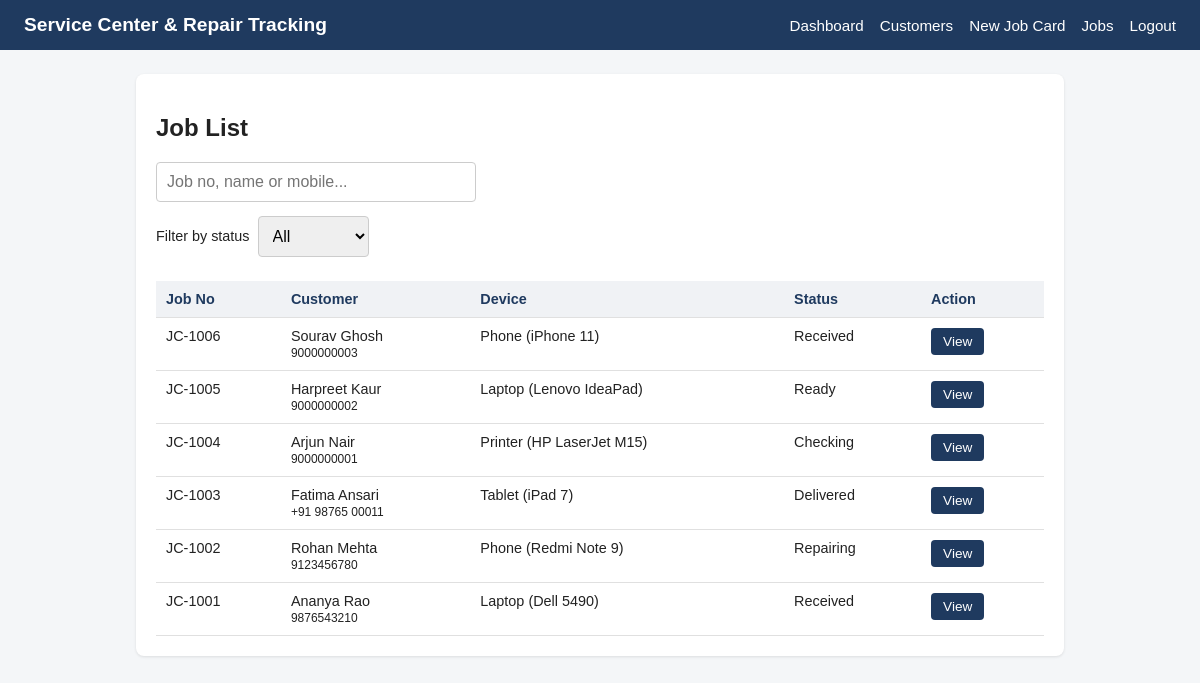
The page /jobs.php (signed in) on the database as committed earlier.
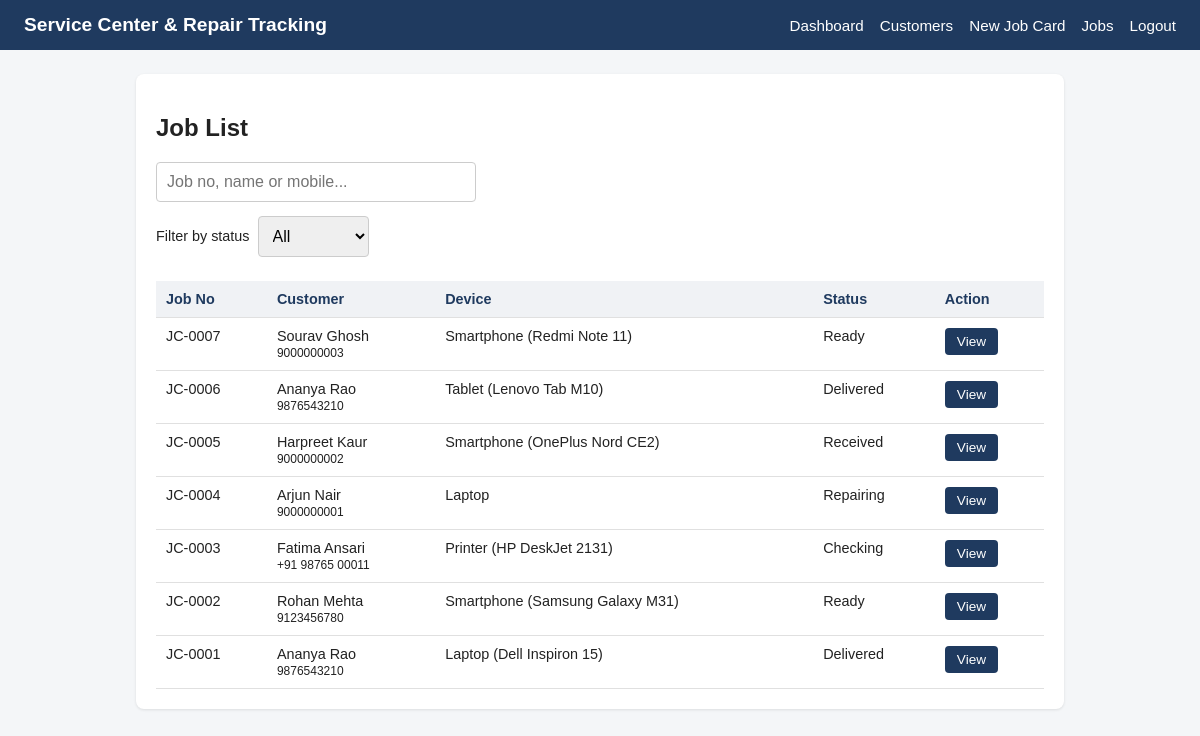
The same page on the database as committed later.
### tables this page shows
CREATE TABLE IF NOT EXISTS jobs (
    id INT AUTO_INCREMENT PRIMARY KEY,
    job_no VARCHAR(20) NOT NULL UNIQUE,
    customer_id INT NOT NULL,
    device_name VARCHAR(100) NOT NULL,
    model VARCHAR(100) NULL,
    complaint TEXT NULL,
    technician VARCHAR(100) NULL,
    estimate DECIMAL(10,2) NOT NULL DEFAULT 0,
    final_cost DECIMAL(10,2) NOT NULL DEFAULT 0,
    paid_amount DECIMAL(10,2) NOT NULL DEFAULT 0,
    status ENUM('Received','Checking','Repairing','Ready','Delivered') NOT NULL DEFAULT 'Received',
    CONSTRAINT fk_jobs_customer FOREIGN KEY (customer_id) REFERENCES customers(id)
);

CREATE TABLE IF NOT EXISTS customers (
    id INT AUTO_INCREMENT PRIMARY KEY,
    name VARCHAR(100) NOT NULL,
    mobile VARCHAR(20) NOT NULL,
    address VARCHAR(255) NULL
);

### includes/auth.php (called while the page is built, shortened)
<?php
function isLoggedIn() {
    return !empty($_SESSION['admin_id']);
}

### includes/job_rows.php (the view)
<?php
if (empty($jobs)):
?>
<?php
else:
    foreach ($jobs as $j):
?>
    <tr>
        <td data-label="Job No"><?= htmlspecialchars($j['job_no']) ?></td>
        <td data-label="Customer"><?= htmlspecialchars($j['customer_name']) ?><br>
            <small><?= htmlspecialchars($j['customer_mobile']) ?></small></td>
        <td data-label="Device"><?= htmlspecialchars($j['device_name']) ?><?= $j['model'] ? ' (' . htmlspecialchars($j['model']) . ')' : '' ?></td>
        <td data-label="Status"><?= htmlspecialchars($j['status']) ?></td>
        <td>
            <a href="job_details.php?id=<?= (int) $j['id'] ?>" class="btn">View</a>
        </td>
    </tr>
<?php
    endforeach;
endif;

### includes/header.php (shortened to what this page needs)
<!DOCTYPE html>
<html lang="en">
<head>
<link rel="stylesheet" href="assets/css/style.css">
</head>
<body>
<header class="topbar">
    <h1>Service Center & Repair Tracking</h1>
    <?php if (isLoggedIn()): ?>
    <nav>
        <a href="dashboard.php">Dashboard</a>
        <a href="customers.php">Customers</a>
        <a href="jobcard.php">New Job Card</a>
        <a href="jobs.php">Jobs</a>
        <a href="logout.php">Logout</a>
    </nav>
    <?php endif; ?>
</header>
<main class="container">

### jobs.php (shortened to what this page needs)
<?php
require 'includes/auth.php';
require 'config/db.php';
$statuses = ['Received', 'Checking', 'Repairing', 'Ready', 'Delivered'];
$statusFilter = $_GET['status'] ?? '';
if (!in_array($statusFilter, $statuses, true)) {
    $statusFilter = '';
}
if ($statusFilter !== '') {
    $stmt = $pdo->prepare(
        'SELECT j.id, j.job_no, j.device_name, j.model, j.status,
                c.name AS customer_name, c.mobile AS customer_mobile
         FROM jobs j
         JOIN customers c ON c.id = j.customer_id
         WHERE j.status = ?
         ORDER BY j.id DESC'
    );
    $stmt->execute([$statusFilter]);
    $jobs = $stmt->fetchAll();
} else {
    $jobs = $pdo->query(
        'SELECT j.id, j.job_no, j.device_name, j.model, j.status,
                c.name AS customer_name, c.mobile AS customer_mobile
         FROM jobs j
         JOIN customers c ON c.id = j.customer_id
         ORDER BY j.id DESC'
    )->fetchAll();
}
require 'includes/header.php';
?>
<div class="card">
    <h2>Job List</h2>
    <input type="text" id="jobSearch" placeholder="Job no, name or mobile..." autocomplete="off">
    <form method="get" class="filter-form">
        <label for="statusFilterSelect" class="filter-label">Filter by status</label>
        <select name="status" id="statusFilterSelect" onchange="this.form.submit()">
            <option value="">All</option>
        </select>
    </form>
    <div class="table-wrap">
    <table class="data-table stack-table" id="jobTable">
        <thead>
            <tr>
                <th>Job No</th>
                <th>Customer</th>
                <th>Device</th>
                <th>Status</th>
                <th>Action</th>
            </tr>
        </thead>
        <tbody id="jobTableBody">
            <?php include 'includes/job_rows.php'; ?>
        </tbody>
    </table>
    </div>
</div>
<?php require 'includes/footer.php'; ?>

### includes/footer.php
</main>
</body>
</html>

### assets/css/style.css (style rules this page uses)
* { box-sizing: border-box; }
body { margin: 0; font-family: Arial, Helvetica, sans-serif; background: #f4f6f8; color: #222; }
.topbar { background: #1f3a5f; color: #fff; padding: 14px 24px; display: flex; justify-content: space-between; align-items: center; flex-wrap: wrap; }
.topbar h1 { font-size: 1.2rem; margin: 0; }
.topbar nav { display: flex; flex-wrap: wrap; gap: 6px 16px; }
.topbar nav a { color: #fff; text-decoration: none; font-size: 0.95rem; }
.container { max-width: 960px; margin: 24px auto; padding: 0 16px; }
.card { background: #fff; border-radius: 8px; padding: 20px; box-shadow: 0 1px 3px rgba(0,0,0,0.1); margin-bottom: 20px; }
label { display: block; margin-bottom: 6px; font-weight: bold; font-size: 0.9rem; }
input[type="text"], input[type="password"], input[type="number"], select, textarea { width: 100%; padding: 10px; margin-bottom: 14px; border: 1px solid #ccc; border-radius: 4px; font-size: 1rem; }
button, .btn { background: #1f3a5f; color: #fff; border: none; padding: 10px 18px; border-radius: 4px; cursor: pointer; font-size: 0.95rem; text-decoration: none; display: inline-block; }
#customerSearch, #jobSearch { max-width: 320px; }
.data-table { width: 100%; border-collapse: collapse; margin-top: 10px; }
.data-table th, .data-table td { text-align: left; padding: 10px; border-bottom: 1px solid #e0e0e0; font-size: 0.9rem; }
.data-table th { background: #f0f2f5; color: #1f3a5f; }
.data-table td { vertical-align: top; overflow-wrap: break-word; }
.table-wrap { overflow-x: auto; -webkit-overflow-scrolling: touch; }
#customerTable td:last-child, #jobTable td:last-child { white-space: nowrap; }
.data-table .btn { padding: 6px 12px; font-size: 0.85rem; }
.filter-form { display: flex; align-items: center; gap: 8px; margin-bottom: 14px; }
.filter-form .filter-label { display: inline; margin-bottom: 0; font-weight: normal; font-size: 0.9rem; }
.filter-form select { width: auto; margin-bottom: 0; }

Rows that differ between the two databases and show on the page:
added jobs: job_no "JC-0007", customer.name "Sourav Ghosh", customer.mobile "9000000003", device_name "Smartphone", model "Redmi Note 11", status "Ready"
changed jobs: job_no "JC-1006" → "JC-0006"; customer.name "Sourav Ghosh" → "Ananya Rao"; customer.mobile "9000000003" → "9876543210"; device_name "Phone" → "Tablet"; model "iPhone 11" → "Lenovo Tab M10"; status "Received" → "Delivered"
changed jobs "Harpreet Kaur": job_no "JC-1005" → "JC-0005"; device_name "Laptop" → "Smartphone"; model "Lenovo IdeaPad" → "OnePlus Nord CE2"; status "Ready" → "Received"
changed jobs "Arjun Nair": job_no "JC-1004" → "JC-0004"; device_name "Printer" → "Laptop"; status "Checking" → "Repairing"; model "HP LaserJet M15" → (not shown)
changed jobs "Fatima Ansari": job_no "JC-1003" → "JC-0003"; device_name "Tablet" → "Printer"; model "iPad 7" → "HP DeskJet 2131"; status "Delivered" → "Checking"
changed jobs "Rohan Mehta": job_no "JC-1002" → "JC-0002"; device_name "Phone" → "Smartphone"; model "Redmi Note 9" → "Samsung Galaxy M31"; status "Repairing" → "Ready"
changed jobs: job_no "JC-1001" → "JC-0001"; model "Dell 5490" → "Dell Inspiron 15"; status "Received" → "Delivered"
